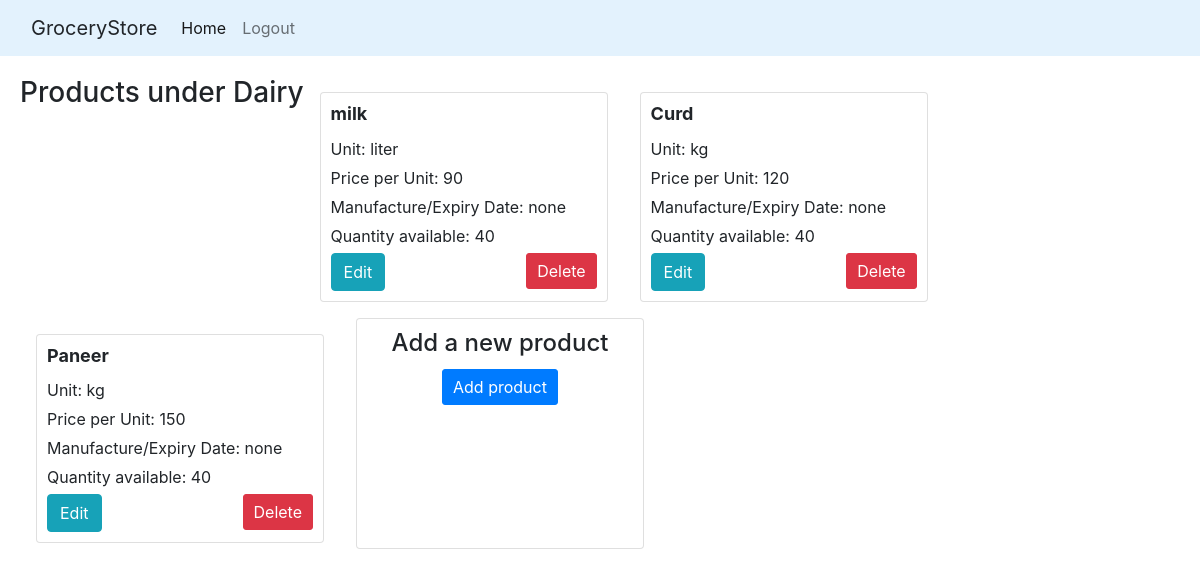
The page /admin/categories/1/products on the database its author committed.
### application/models.py (models this page shows)
class Categories(db.Model):
    __tablename__ = 'Categories'
    C_ID = db.Column(db.Integer,autoincrement=True, primary_key=True, unique=True, nullable=False)
    C_name = db.Column(db.String, nullable=False , unique=True)
    products = db.relationship("Products",back_populates="category",cascade='all, delete-orphan', lazy=True)

class Products(db.Model):
    __tablename__ = 'Products'
    P_ID = db.Column(db.Integer,autoincrement=True, primary_key=True, unique=True, nullable=False)
    C_ID = db.Column(db.Integer, db.ForeignKey("Categories.C_ID",ondelete='CASCADE') ,nullable=False )
    P_name = db.Column(db.String , nullable=False)
    unit = db.Column(db.String )
    price_per_unit = db.Column(db.Integer , nullable=False)
    manf_exp_Date = db.Column(db.String , nullable=True)
    umo_id = db.Column(db.Integer , db.ForeignKey("uom.uom_id",ondelete='CASCADE'),nullable=False)
    avable_qunty = db.Column(db.Integer)
    remaining_quantity = db.Column(db.Integer, nullable=False)
    category = db.relationship("Categories", back_populates="products")

### application/controllers.py (the view)
@app.route("/admin/categories/<int:category_id>/products", methods=["GET"])
def view_category_products(category_id):
    category = Categories.query.get(category_id)
    if category is None:
        flash("Category not found.", "error")
        return redirect(url_for("viewcategories"))
    products = Products.query.filter_by(C_ID=category_id).all()
    return render_template("admin/viewproducts.html", category=category, products=products)

### templates/admin/viewproducts.html
{% extends "base1.html" %}
{% block content %}
<head>
  <link rel="stylesheet" href="{{ url_for('static', filename='css/adminproducts.css') }}">
</head>
<body>
    <div class="container d-flex flex-wrap">
        {% if not products %}
        <p style="font-size: 50px; color: red;">No products to display</p>
        {% else %}
        <h3>Products under {{ category.C_name }}</h3>
        {% for product in products %}
        <div class="card mx-3 my-3" style="width: 18rem;">
            <div class="card-body">
                <h4 class="card-title" id="cardProductName">{{ product.P_name }}</h4>
                <p class="card-text">Unit: {{ product.unit }}</p>
                <p class="card-text">Price per Unit: {{ product.price_per_unit }}</p>
                <p class="card-text">Manufacture/Expiry Date: {{ product.manf_exp_Date }}</p>
                <p class="card-text">Quantity available: {{ product.avable_qunty }}</p>
                <div class="d-flex justify-content-between">
                    <form action="{{ url_for('editproduct', product_id=product.P_ID) }}" method="post">
                        <button type="submit" class="btn btn-info">Edit</button>
                    </form>
                    <form action="{{ url_for('deleteproduct', product_id=product.P_ID) }}" method="post">
                        <button type="submit" class="btn btn-danger">Delete</button>
                    </form>
                </div>
            </div>
        </div>
        {% endfor %}
        {% endif %}
        <div class="card mx-3 my-3add-product-card d-flex justify-content-center align-items-center" style="width: 18rem;">
          <div class="card-body">
            <h4 class="card-title">Add a new product</h4>
            <div class="text-center">
              <a href="{{ url_for('addproduct', category_id=category.C_ID) }}" class="btn btn-primary">Add product</a>
            </div>
          </div>
        </div>
    </div>
</body>
{% endblock %}

### templates/base1.html (shortened to what this page needs)
<!DOCTYPE html>
<html lang="en">
  <head>
    <link href="https://cdn.jsdelivr.net/npm/bootstrap@5.2.3/dist/css/bootstrap.min.css" rel="stylesheet">
    <link rel="stylesheet" href="https://stackpath.bootstrapcdn.com/bootstrap/4.1.1/css/bootstrap.min.css">
    <link rel="stylesheet" href="https://cdnjs.cloudflare.com/ajax/libs/bootstrap-select/1.13.1/css/bootstrap-select.css" />
  </head>
  <body>
    <nav class="navbar navbar-expand-lg" style="background-color: #e3f2fd">
        <div class="container-fluid">
          <a class="navbar-brand">GroceryStore</a>
          <div class="collapse navbar-collapse" id="navbarSupportedContent">
            <ul class="navbar-nav me-auto mb-2 mb-lg-0">
              <li class="nav-item">
                <a class="nav-link active" aria-current="page"  href="{{ url_for('admin') }}?action=home">Home</a>
              </li>
              <li class="nav-item">
                <a class="nav-link" href="/logout">Logout</a>
              </li>
            </ul>
          </div>
        </div>
    </nav>
    {% block content %} {%endblock%}
  </body>

### static/css/adminproducts.css (style rules this page uses)
.container { width: 100%; max-width: 1200px; margin: auto; padding: 20px; }
.card { width: 18rem; margin: 0 10px 10px 0; }
.card-body { padding: 10px; }
#cardProductName { font-size: 18px; font-weight: bold; }
.card-text { margin-bottom: 5px; }
.btn-primary, .btn-danger { padding: 5px 10px; border-radius: 3px; cursor: pointer; }

### rows shown on the page
Categories: C_name "Dairy"
Products: P_name "milk", unit "liter", price_per_unit "90", manf_exp_Date "none", avable_qunty "40"
Products: P_name "Curd", unit "kg", price_per_unit "120", manf_exp_Date "none", avable_qunty "40"
Products: P_name "Paneer", unit "kg", price_per_unit "150", manf_exp_Date "none", avable_qunty "40"
